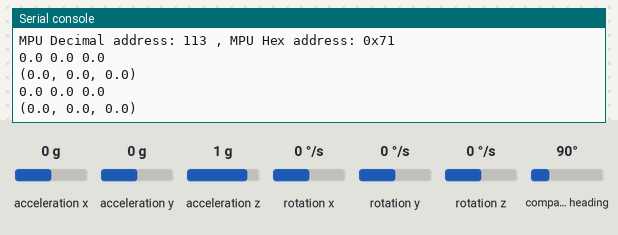
Recording of a program running on a simulated Raspberry Pi Pico running MicroPython. Shown: the last lines printed to the serial console. The test bench sets the inputs (shaded band); at power-on: acceleration x 0 g, acceleration y 0 g, acceleration z 1 g, rotation x 0 °/s, rotation y 0 °/s, rotation z 0 °/s, compass heading 90°.

Above: at 1.2 s.
1.3 s: acceleration x set to -1.4 g
At 2.6 s:
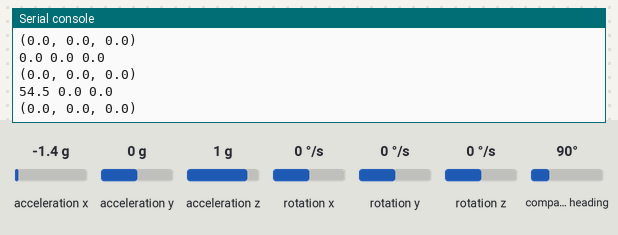
2.8 s: acceleration y set to -1.4 g
At 3.5 s:
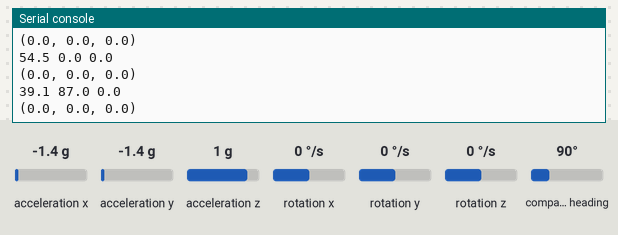
4.3 s: acceleration z set to -1.4 g
At 5.5 s:
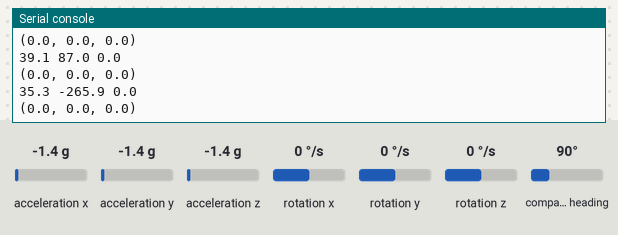
5.8 s: rotation x set to -192 °/s
At 7.0 s:
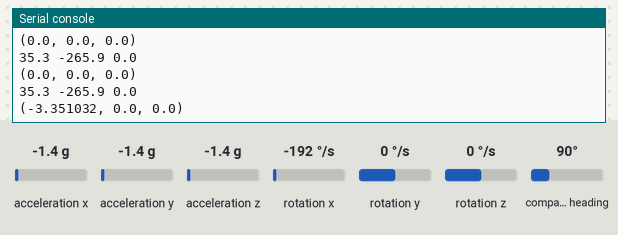
7.3 s: rotation y set to -192 °/s
At 7.3 s:
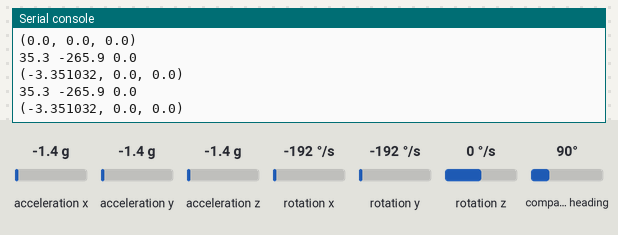
Timing chart, 0 to 9.8 s (numbered marks = the images above; inputs shaded):
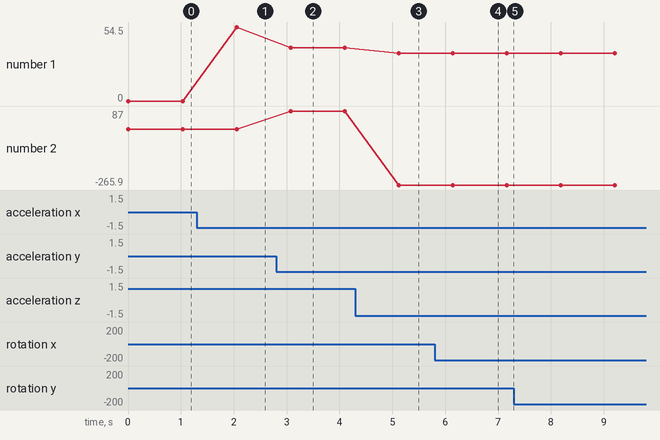

Measured:
- after the input at 1.3 s, the serial console: prints a new line after 0.75 s (image 1)
- after the input at 2.8 s, the serial console: prints a new line after 0.28 s (image 2)
- after the input at 4.3 s, the serial console: prints a new line after 0.82 s (image 3)
- after the input at 5.8 s, the serial console: prints a new line after 0.35 s (image 4)
- plotted number 1: 0 → 54.5 after the input at 1.3 s, 54.5 → 39.1 after the input at 2.8 s, 39.1 → 35.3 after the input at 4.3 s
- plotted number 2: 0 → 87 after the input at 2.8 s, 87 → -265.9 after the input at 4.3 s

The program:

spb_pico_mpu9250.py
```python
from machine import I2C, Pin
from mpu9250 import MPU9250
from ak8963 import AK8963
from mpu6500 import MPU6500
import utime
from math import sqrt, atan2, pi, copysign, sin, cos

i2c = I2C(id=0, scl=Pin(1), sda=Pin(0), freq=400000) # 400kHz

print('Scanning I2C bus...')
devices = i2c.scan() # this returns a list of devices

device_count = len(devices)

if device_count == 0:
    print('No i2c device found.')
else:
    print(device_count, 'devices found.')

for device in devices:
    print('Decimal address:', device, ", Hex address: ", hex(device))

# calibration for Magnetometer and Gyro
dummy = MPU9250(i2c)

ak8963 = AK8963(
    i2c,
    offset=(33.39844, -0.1763678, -3.725391),
    scale=(0.7810696, 0.8247207, 1.971716),
    )

mpu6500 = MPU6500(
    i2c,
    gyro_offset=(-0.03383452, 0.02282055, -0.008768291)
)

# mpu = MPU9250(i2c, ak8963=ak8963)
mpu = MPU9250(i2c, mpu6500=mpu6500, ak8963=ak8963)
print("")
print("MPU Decimal address:", mpu.whoami, ", MPU Hex address:", hex(mpu.whoami))

# bias offset
pitch_bias = 0.0
roll_bias = 0.0

# For low pass filtering
filtered_x_value = 0.0
filtered_y_value = 0.0

def degrees_to_heading(degrees):
    heading = ""
    if (degrees > 337) or (degrees >= 0 and degrees <= 22):
            heading = 'N'
    if degrees >22 and degrees <= 67:
        heading = "NE"
    if degrees >67 and degrees <= 112:
        heading = "E"
    if degrees >112 and degrees <= 157:
        heading = "SE"
    if degrees > 157 and degrees <= 202:
        heading = "S"
    if degrees > 202 and degrees <= 247:
        heading = "SW"
    if degrees > 247 and degrees <= 292:
        heading = "W"
    if degrees > 292 and degrees <= 337:
        heading = "NW"
    return heading

def get_reading()->float:
    ''' Returns the readings from the sensor '''
    global filtered_y_value, filtered_x_value
    x = mpu.acceleration[0]
    y = mpu.acceleration[1]
    z = mpu.acceleration[2]

    # Pitch and Roll in Radians
    roll_rad = atan2(-x, sqrt((z*z)+(y*y)))
    pitch_rad = atan2(z, copysign(y,y)*sqrt((0.01*x*x)+(y*y)))

    # Pitch and Roll in Degrees
    pitch = pitch_rad*180/pi
    roll = roll_rad*180/pi

    # Get soft_iron adjusted values from the magnetometer
    mag_x, mag_y, mag_z = mpu.magnetic

    filtered_x_value = low_pass_filter(mag_x, filtered_x_value)
    filtered_y_value = low_pass_filter(mag_y, filtered_y_value)

    yaw =  90 - atan2(filtered_y_value, filtered_x_value) * 180 / pi

    # make sure the angle is always positive, and between 0 and 360 degrees
    if yaw < 0:
        yaw += 360

    # Adjust for original bias
    pitch -= pitch_bias
    roll -= roll_bias

    heading = degrees_to_heading(yaw)

    return x, y, z, pitch, roll, yaw, heading

def low_pass_filter(raw_value:float, remembered_value):
    ''' Only applied 20% of the raw value to the filtered value '''

    # global filtered_value
    alpha = 0.8
    filtered = 0
    filtered = (alpha * remembered_value) + (1.0 - alpha) * raw_value
    return filtered

# reset orientation to zero
x, y, z, pitch_bias, roll_bias, yaw, heading = get_reading()

def mpu9250_rpy():
    ''' Shows the Pitch, Roll and heading '''
    (x, y, z, pitch, roll, yaw, heading_value) = get_reading()
    # print("Pitch", round(pitch,1), "Roll", round(roll, 1), "Yaw", yaw, "Heading", heading_value)
    # print(roll, pitch, yaw)
    print(round(roll,1), round(pitch,1), round(yaw,1))
    utime.sleep_ms(10)

def mpu9250_gyro():
    print(mpu.gyro) # rad/s
    utime.sleep_ms(10)

try:
    while True:
        mpu9250_rpy() # degree
        mpu9250_gyro()    # rad/s
        utime.sleep_ms(1000)
except KeyboardInterrupt:
    print("Keyboard Interrupt")
finally:
    print("Stop to print mpu9250")
```
